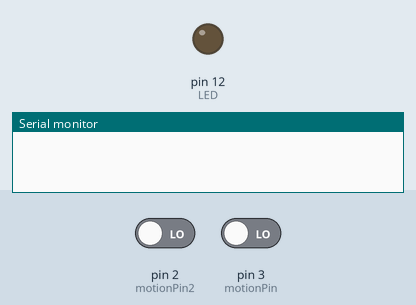
Recording of a sketch running on a simulated Arduino Uno, built with avr-gcc and run on an emulated ATmega328P. Shown: output pins drawn as LEDs (lit = HIGH), the last lines printed to the serial monitor. Inputs (shaded band) come from the test bench; at power-on: pin 2 (motionPin2) LOW, pin 3 (motionPin) LOW.

Above: at 1.2 s.
1.3 s: pin 2 (motionPin2) driven HIGH
At 2.5 s:
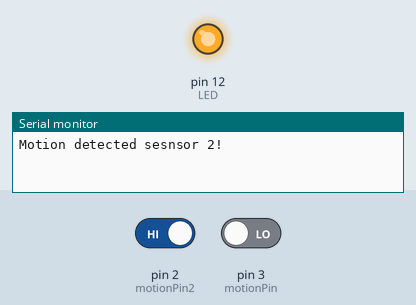
4.3 s: pin 2 (motionPin2) driven LOW
At 4.8 s:
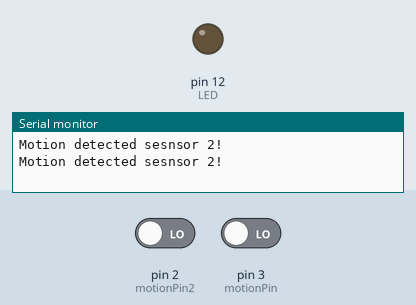
Timing chart, 0 to 7.3 s (numbered marks = the images above; inputs shaded):
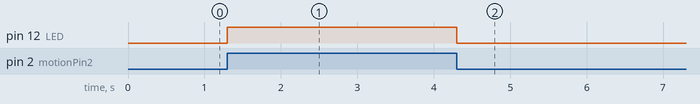

Measured:
- after the input at 1.3 s, pin 12 (LED): LOW → HIGH at once
- after the input at 4.3 s, pin 12 (LED): HIGH → LOW at once

The sketch:

task3.ino
```cpp
// C++ code
const int motionPin = 3; // Motion sensor signal pin
const int motionPin2 = 2; // Motion sensor signal pin
volatile int motionState = LOW; // Current motion state
volatile int lastMotionState = LOW; // Previous motion state

volatile int motionState2 = LOW; // Current motion state
volatile int lastMotionState2 = LOW; // Previous motion state

const int LED = 12;
void setup() {
pinMode(motionPin, INPUT);
pinMode(LED, OUTPUT);
  pinMode(motionPin2, INPUT);
attachInterrupt(digitalPinToInterrupt(motionPin), motionInterrupt, CHANGE);
  attachInterrupt(digitalPinToInterrupt(motionPin2), motionInterrupt2, CHANGE);
Serial.begin(9600);
}
void loop() {
if (motionState != lastMotionState) {
if (motionState == HIGH) {

  digitalWrite(LED,HIGH);
Serial.println("LED turn on");
} else {
Serial.println("LED turn off");
}
lastMotionState = motionState;
}
}
void motionInterrupt() {
motionState = digitalRead(motionPin);
digitalWrite(LED, motionState);
  Serial.println("Motion detected sesnsor 1!");
}

void motionInterrupt2() {
motionState2 = digitalRead(motionPin2);
digitalWrite(LED, motionState2);
    Serial.println("Motion detected sesnsor 2!");
}
```
